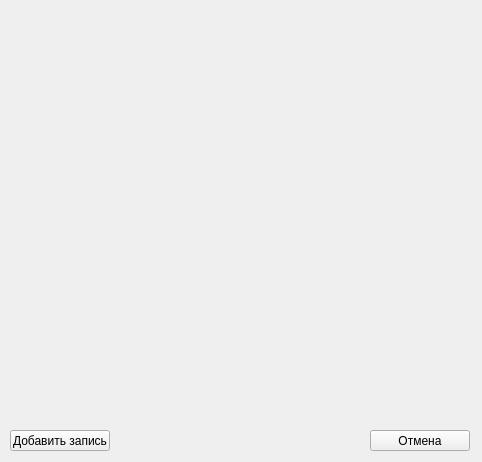
<?xml version="1.0" encoding="UTF-8"?>
<ui version="4.0">
 <class>insertform</class>
 <widget class="QWidget" name="insertform">
  <property name="geometry">
   <rect>
    <x>0</x>
    <y>0</y>
    <width>482</width>
    <height>462</height>
   </rect>
  </property>
  <property name="windowTitle">
   <string>Form</string>
  </property>
  <widget class="QPushButton" name="pushButton">
   <property name="geometry">
    <rect>
     <x>10</x>
     <y>430</y>
     <width>100</width>
     <height>21</height>
    </rect>
   </property>
   <property name="text">
    <string>Добавить запись</string>
   </property>
  </widget>
  <widget class="QLabel" name="tableName">
   <property name="geometry">
    <rect>
     <x>9</x>
     <y>5</y>
     <width>451</width>
     <height>20</height>
    </rect>
   </property>
   <property name="text">
    <string/>
   </property>
  </widget>
  <widget class="QWidget" name="formLayoutWidget">
   <property name="geometry">
    <rect>
     <x>10</x>
     <y>30</y>
     <width>461</width>
     <height>391</height>
    </rect>
   </property>
   <layout class="QFormLayout" name="tableLayout"/>
  </widget>
  <widget class="QPushButton" name="cancelButton">
   <property name="geometry">
    <rect>
     <x>370</x>
     <y>430</y>
     <width>100</width>
     <height>21</height>
    </rect>
   </property>
   <property name="text">
    <string>Отмена</string>
   </property>
  </widget>
 </widget>
 <resources/>
 <connections/>
</ui>
